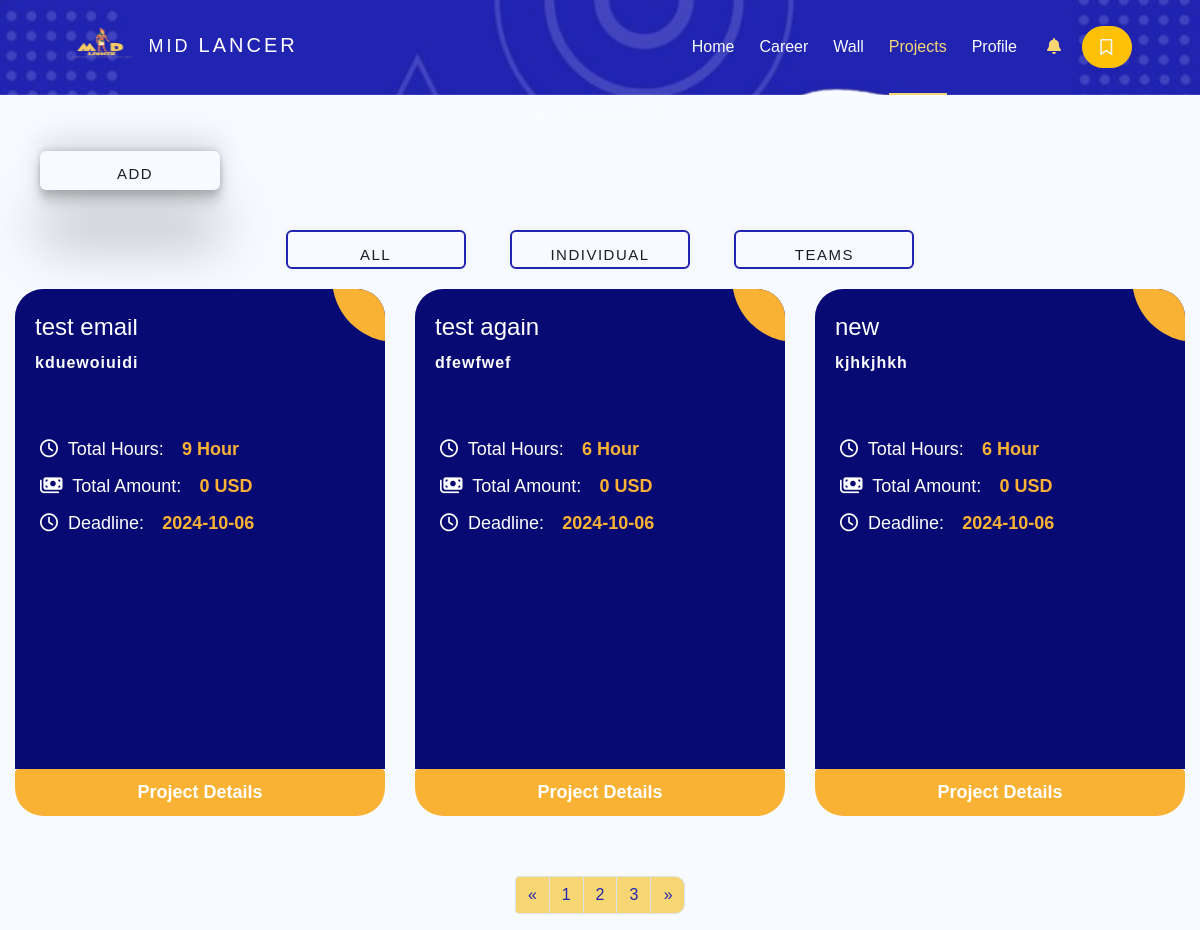
/my_projects_client.php?page=2 (signed in), run on the app's committed database.
### tables this page shows
CREATE TABLE `project` (
  `project_id` int(11) NOT NULL,
  `project_name` varchar(250) NOT NULL,
  `description` varchar(250) NOT NULL,
  `total_hours` int(11) NOT NULL,
  `deadline_date` date NOT NULL,
  `user_id` int(11) NOT NULL,
  `type_id` int(11) DEFAULT NULL,
  `posting` int(11) NOT NULL
);

### my_projects_client.php (the view, shortened to what this page needs)
<?php
include 'nav+bm.php';
$user_id = $_SESSION['user_id'];
$limit = 3;
if (isset($_GET['page']) && is_numeric($_GET['page']))
    $pageNum = $_GET['page'];
else
    $pageNum = 1;
$offset = ($pageNum - 1) * $limit;
$sqlStmt =
    "SELECT project.*, SUM(payment.amount) AS sumamount, `project`.`project_id` AS `pid`
     FROM `project`
     RIGHT JOIN `user` ON `user`.`user_id` = `project`.`user_id`
     LEFT JOIN `team_member` ON `project`.`project_id` = `team_member`.`project_id`
     LEFT JOIN `freelancer` ON `freelancer`.`freelancer_id` = `team_member`.`freelancer_id`
     JOIN `type` ON `type`.`type_id` = `project`.`type_id`
     LEFT JOIN `payment` ON `payment`.`project_id` = `project`.`project_id`
     WHERE `user`.`user_id` = '$user_id' AND `project`.`project_id`";
$sqlStmt .= " GROUP BY `project`.`project_id` LIMIT $limit OFFSET $offset";
$run_query = mysqli_query($connect, $sqlStmt);
?>
<!DOCTYPE html>
<html lang="en">
<head>
    <link rel="stylesheet" href="css/myprojectfreelancer.css">
    <link rel="stylesheet" href="https://cdnjs.cloudflare.com/ajax/libs/font-awesome/6.6.0/css/all.min.css"
 />
</head>
<body>
<div class="main">
    <h1 class="title">MY PROJECTS</h1>
    <button style="width: 12em;" class="addp" id="addpr"><a href="addproject.php" style="padding: 10px;">Add Project</a></button>
    <form method="GET">
        <button style="width: 12em;"><a href="my_projects_client.php" style="padding: 10px;">All</a></button>
        <button style="width: 12em;" type="submit"><a href="my_projects_client.php?type_id=1" style="padding: 10px;">Individual</a></button>
        <button style="width: 12em;" type="submit"><a href="my_projects_client.php?type_id=2" style="padding: 10px;">Teams</a></button>
    </form>
</div>
    <div class="ag-format-container">
        <div class="ag-courses_box">
            <?php foreach ($run_query as $data) { ?>
                <div class="ag-courses_item">
                    <a href="project_details_client.php?details=<?php echo $data['pid']; ?>" class="ag-courses-item_link">
                        <div class="ag-courses-item_bg"></div>
                        <div class="ag-courses-item_title">
                            <h4 class="teams"><?php echo $data['project_name']; ?></h4>
                            <p class="para"><?php echo $data['description']; ?></p>
                        </div>
                        <div class="ag-courses-item_date-box">
                            <i class="fa-regular fa-clock"></i> Total Hours:
                            <span class="ag-courses-item_date"><?php echo $data['total_hours']; ?> Hour</span>
                        </div>
                        <div class="ag-courses-item_date-box">
                            <i class="fa-solid fa-money-bills"></i> Total Amount:
                            <span class="ag-courses-item_date"><?php echo isset($data['sumamount']) ? $data['sumamount'] : '0'; ?> USD</span>
                        </div>
                        <div class="ag-courses-item_date-box">
                            <i class="fa-regular fa-clock"></i> Deadline:
                            <span class="ag-courses-item_date"><?php echo $data['deadline_date']; ?></span>
                        </div>
                        <a href="project_details_client.php?details=<?php echo $data['pid']; ?>" class="ag-courses-item_anchor">Project Details</a>
                    </a>
                </div>
            <?php } ?>
        </div>
    </div>
<nav aria-label="Page navigation example">
    <ul class="pagination justify-content-center">
        <?php $spicySql = str_replace("LIMIT $limit OFFSET $offset", '', $sqlStmt);
        $execSpicy = mysqli_query($connect, $spicySql);
        $numPages = ceil(mysqli_num_rows($execSpicy) / $limit);
        if(isset($_GET['page']) && is_numeric($_GET['page']))
            $currentPage = $_GET['page'];
        else
            $currentPage = 1;
        if($numPages > 1)
        { ?>
            <?php if($currentPage > 1) { ?>
            <li class="page-item">
                <a class="page-link" href="my_projects_client.php?page=<?php echo $currentPage - 1; ?>" aria-label="Previous">
                    <span aria-hidden="true">&laquo;</span>
                </a>
            </li>
        <?php } ?>
            <?php
            for($pn = 1; $pn <= $numPages; $pn++) {$max = $pn; ?>
                <li class="page-item"><a class="page-link" href="my_projects_client.php?page=<?php echo $pn; ?>"><?php echo $pn; ?></a></li>
            <?php } if($currentPage != $max) { ?>
            <li class="page-item">
                <a class="page-link" href="my_projects_client.php?page=<?php echo $currentPage + 1; ?>" aria-label="Next">
                    <span aria-hidden="true">&raquo;</span>
                </a>
            </li>
        <?php }} ?>
    </ul>
</nav>
</body>
</html>

### css/nav+bm.css (style rules this page uses)
:root { --primary-color: #080a74; --secondary-color: #f6d673; --Thirdly-color: #d6d9e0; --fourthly-color: #1d1d27; }
button { padding: 4px 20px; border-radius: 50px; cursor: pointer; border: 0; border-radius: 0.9em; background-color: var(--secondary-color); box-shadow: rgb(0 0 0 / 5%) 0 0 8px; letter-spacing: 1.5px; text-transform: uppercase; font-size: 15px; transition: all 0.5s ease; font-family: inherit; margin-left: 20px; }
a { text-decoration: none; color: var(--fourthly-color); }

### css/myprojectfreelancer.css (style rules this page uses)
* { margin: 0; padding: 0; box-sizing: border-box; }
.para { font-size: medium; }
:root { --primary-color: #2124b1; --secondary-color: #f6d673; --Thirdly-color: #f7faff; --fourthly-color: #1d1d27; }
.title { transform: translateY(22%); }
.teams { transform: translateY(-22%); }
body { background-color: #f7faff; font-family: 'Gill Sans', 'Gill Sans MT', Calibri, 'Trebuchet MS', sans-serif; }
.ag-format-container { margin: 0 auto; width: 100%; }
.main { text-align: center; padding-top: 8%; }
span { padding-left: 4%; }
.main button a { text-decoration: none; }
.ag-courses_box { display: -webkit-box; display: -ms-flexbox; display: flex; -webkit-box-align: start; -ms-flex-align: start; align-items: center !important; justify-content: center !important; flex-wrap: wrap; }
.ag-courses_item { -ms-flex-preferred-size: calc(33.33333% - 30px); flex-basis: calc(33.33333% - 30px); margin: 0 15px 30px; overflow: hidden; border-radius: 28px; }
.ag-courses-item_link { height: 60vh; text-decoration: none; display: block; padding: 30px 20px; background-color: #080a74; overflow: hidden; position: relative; }
.ag-courses-item_title { min-height: 87px; margin: 0 0 25px; overflow: hidden; font-weight: bold; font-size: 30px; color: #FFF; z-index: 2; position: relative; }
i { margin-left: 5px; margin-right: 5px; }
.ag-courses-item_date-box { font-size: 18px; color: #FFF; padding: 5px 0; z-index: 2; position: relative; }
.ag-courses-item_date { font-weight: bold; color: #f9b234; -webkit-transition: color .5s ease; -o-transition: color .5s ease; transition: color .5s ease }
.ag-courses-item_bg { height: 128px; width: 128px; background-color: #f9b234; z-index: 1; position: absolute; top: -75px; right: -75px; border-radius: 50%; -webkit-transition: all .5s ease; -o-transition: all .5s ease; transition: all .5s ease; }
.ag-courses_item:nth-child(2n) .ag-courses-item_bg { background-color: #f9b234; }
.ag-courses_item:nth-child(3n) .ag-courses-item_bg { background-color: #f9b234; }
.pagination { margin-top: 30px; }
.page-item:first-child .page-link { border-top-left-radius: .25rem; border-bottom-left-radius: .25rem; background-color: var(--secondary-color); color: var(--primary-color); transition:color .15s ease-in-out, background-color .15s ease-in-out, border-color .15s ease-in-out, box-shadow .15s ease-in-out ; border: 1px solid #dee2e6 ; }
.page-link { padding: .375rem .75rem; }
.page-link { position: relative; display: block; background-color: var(--secondary-color); color: var(--primary-color); text-decoration: none; border: 1px solid #dee2e6 ; transition:color .15s ease-in-out, background-color .15s ease-in-out, border-color .15s ease-in-out, box-shadow .15s ease-in-out ; }
.ag-courses-item_anchor { display: block; width: 100%; text-align: center; padding: 10px; background-color: #f9b234; color: white; text-decoration: none; font-weight: bold; font-size: large; border-radius: 4px; transition: background-color 0.3s ease; }
#addpr { margin-right: 80%; box-shadow: rgba(0, 0, 0, 0.25) 0px 54px 55px, rgba(0, 0, 0, 0.12) 0px -12px 30px, rgba(0, 0, 0, 0.12) 0px 4px 6px, rgba(0, 0, 0, 0.17) 0px 12px 13px, rgba(0, 0, 0, 0.09) 0px -3px 5px; border-color: none; border: none; }

### data on the page
project: project_name "test email", description "kduewoiuidi", total_hours "9", deadline_date "2024-10-06"
project: project_name "test again", description "dfewfwef", total_hours "6", deadline_date "2024-10-06"
project: project_name "new", description "kjhkjhkh", total_hours "6", deadline_date "2024-10-06"
